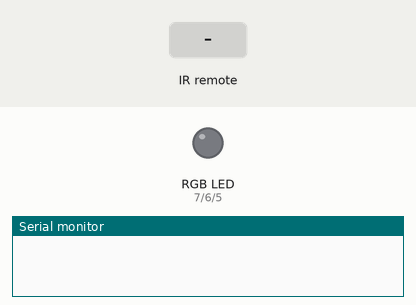
Bench run of a sketch on a simulated Arduino Uno, built with avr-gcc and run on an emulated ATmega328P. Shown: an RGB LED mixed from three pins (HIGH = lit), the last lines printed to the serial monitor. The inputs (shaded band) are chosen by the test bench.

Above: at 1.3 s.
1.4 s: infrared code 0xFD08F7 received
At 2.6 s:
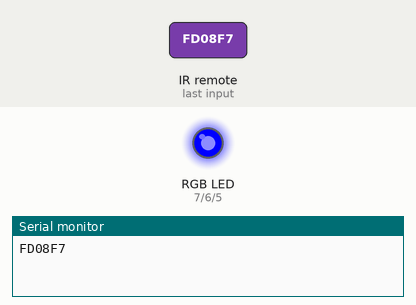
3.0 s: infrared code 0xFD8877 received
At 3.7 s:
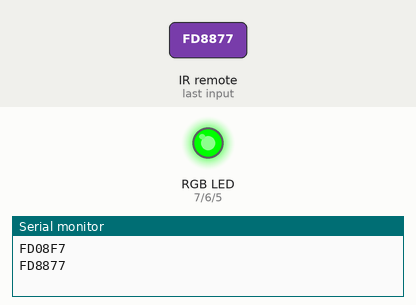
4.5 s: infrared code 0xFD48B7 received
At 4.9 s:
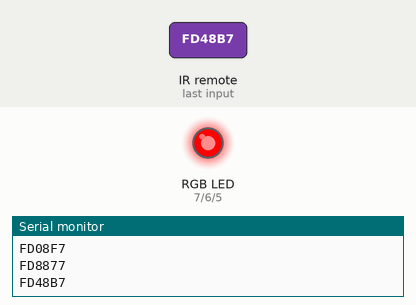
6.0 s: infrared code 0xFD28D7 received
At 7.2 s:
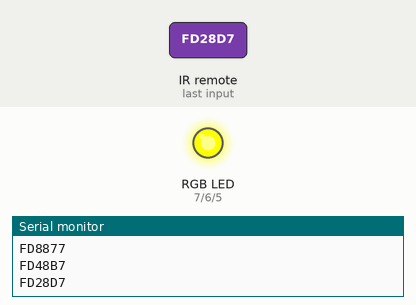
7.5 s: infrared code 0xFDA857 received
At 8.5 s:
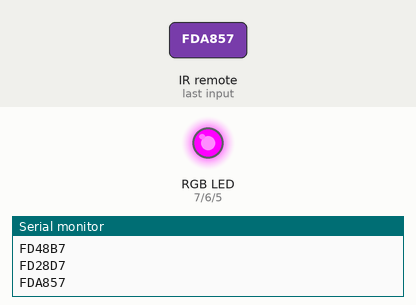
9.0 s: infrared code 0xFD6897 received
At 9.7 s:
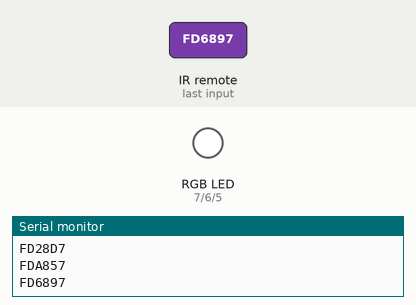
Timing chart, 0 to 11.5 s (numbered marks = the images above; inputs shaded):
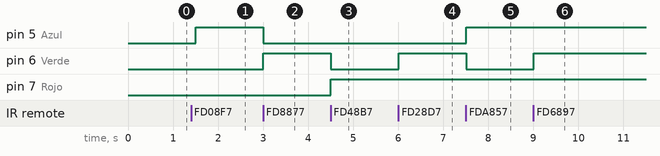

Measured:
- after the input at 1.4 s, pin 5 (Azul): LOW → HIGH after 0.10 s
- after the input at 3.0 s, pin 5 (Azul): HIGH → LOW at once; pin 6 (Verde): LOW → HIGH at once
- after the input at 4.5 s, pin 6 (Verde): HIGH → LOW at once; pin 7 (Rojo): LOW → HIGH at once
- after the input at 6.0 s, pin 6 (Verde): LOW → HIGH at once
- after the input at 7.5 s, pin 5 (Azul): LOW → HIGH at once; pin 6 (Verde): HIGH → LOW at once
- after the input at 9.0 s, pin 6 (Verde): LOW → HIGH at once

The sketch:

Remote_and_rgb.ino
```cpp
#include <IRremote.h>

int RECV_PIN = 11;
int rc=0;
int gc=0;
int bc=0;

IRrecv irrecv(RECV_PIN);

decode_results results;

void setup()
{
  Serial.begin(9600);
  pinMode(5, OUTPUT);//Azul
  pinMode(6, OUTPUT);//Verde
  pinMode(7, OUTPUT);//Rojo
  irrecv.enableIRIn(); // Start the receiver
}

void loop() {
  if (irrecv.decode(&results)) {
    Serial.println(results.value, HEX);
    Elegirluz();
    irrecv.resume(); // Receive the next value
  }
  delay(500);//jugar con este
}
void setColor(int b,int g ,int r){
digitalWrite(5,b);
digitalWrite(6,g);
digitalWrite(7,r);

}

void aumentarc(){
 rc=rc+1;
 if(rc>=253){rc=0;}
}

void aumentarbc(){
 bc=bc+1;
 if(bc>=253){bc=0;}
}
void aumentargc(){
 gc=gc+1;
 if(gc>=253){gc=0;}
}


void Elegirluz() {

  switch (results.value) {

    case 0xFD08F7:  setColor(255,0,0); break;//blue 1
    case 0xFD8877:setColor(0,255,0);    break;//green
    case 0xFD48B7:  setColor(0,0,255);    break;//red
    case 0xFD28D7: setColor(0,255,255);   break;//
    case 0xFDA857: setColor(255,0,255); break;//purple
    case 0xFD6897: setColor(255,255,255);   break;//white
    case 0xFD00FF: setColor(0,0,0);    break;//off
    case 0xFD9867: setColor(255,255,0);break;//amarillo
    case 0xFD20DF: aumentarc();setColor(bc,gc,rc);break;
    case 0xFDA05F: aumentargc();setColor(bc,gc,rc);break;
    case 0xFD609F: aumentarbc();setColor(bc,gc,rc);break;
    case 0xFD18E7: setColor(255,25,40);    break;
    case 0xFD40BF: rc=0;bc=0;gc=0; break;


    default:
      Serial.println(" other button   ");

  }
  delay (500);


}
```
